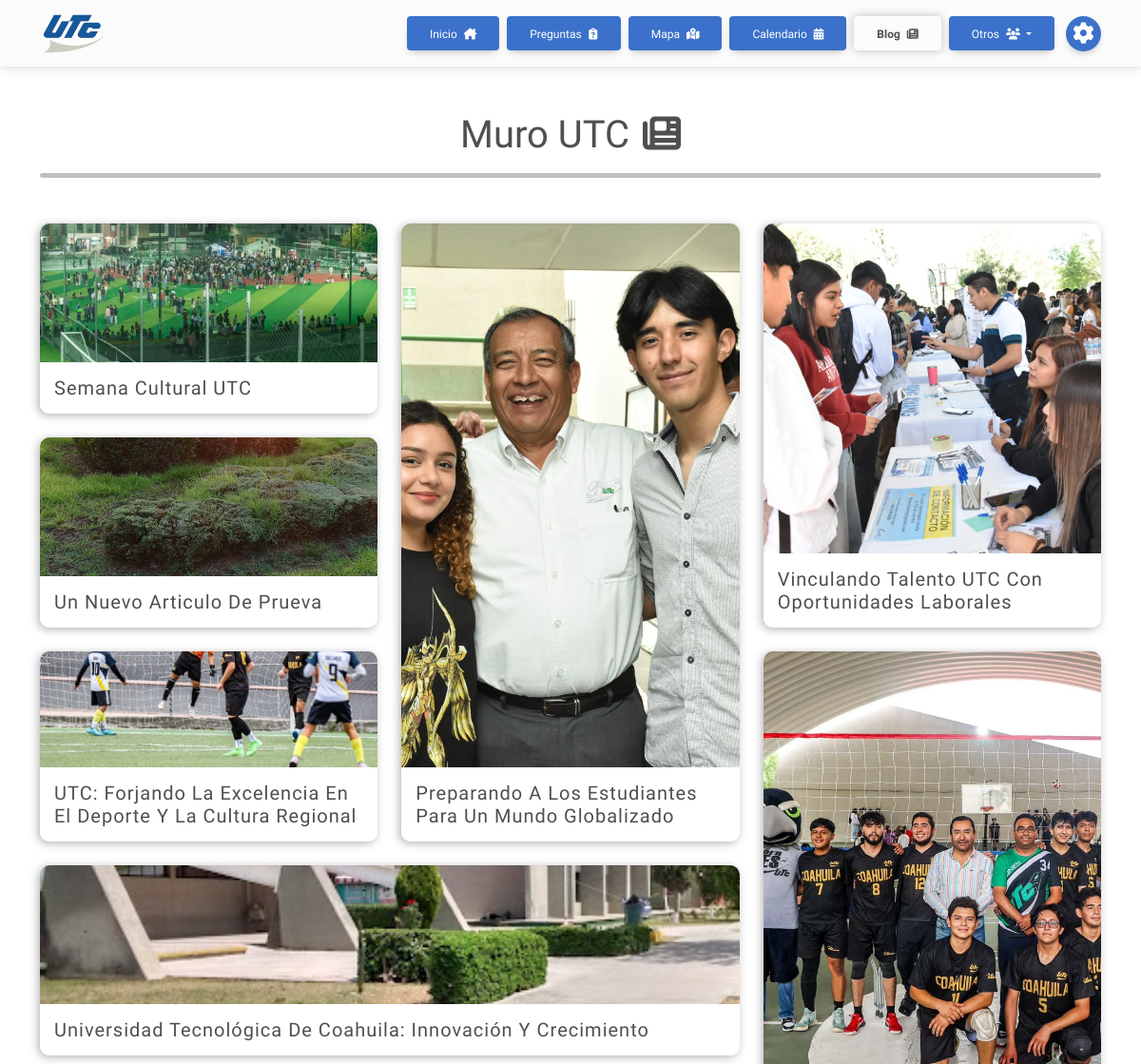
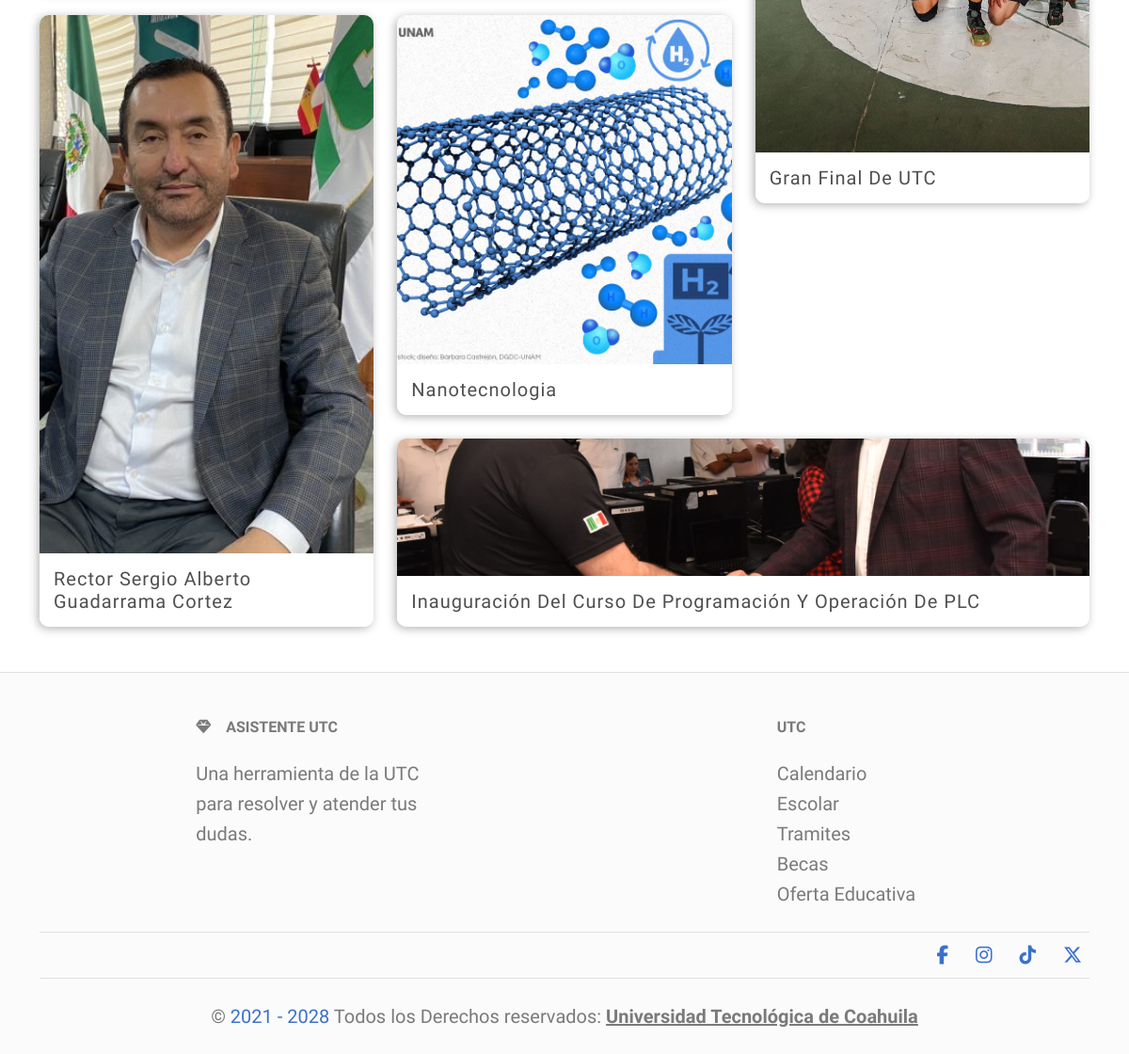
The app's page /blogs/ with its own data (2 pictures, top to bottom).
### cross_asistent/models.py (models this page shows, shortened)
class Articulos(models.Model):
    encabezado = models.ImageField(upload_to=set_imgBlog_path, max_length=120, blank=True, null=True)
    titulo = models.CharField(max_length=200)
    contenido = models.TextField()
    autor = models.CharField(max_length=100)
    creacion = models.DateField(auto_now_add=True)
    actualizacion = models.DateField(auto_now=True, blank=True, null=True)

class Configuraciones(models.Model):
    qr_image = models.ImageField(upload_to=set_conf_path, max_length=120)
    qr_button = models.BooleanField(default=True)
    redes_sociales = models.TextField(blank=True, null=True)
    copyright_year = models.CharField(max_length=50, default='2020')
    utc_link = models.TextField()
    calendar_btnsYear = models.BooleanField(default=True)
    about_img_first = models.ImageField(upload_to=set_conf_path, max_length=120)
    about_text_first = models.TextField()
    about_img_second = models.ImageField(upload_to=set_conf_path, max_length=120)
    about_text_second = models.TextField()

### cross_asistent/views.py (the view)
# urls.py: path('blogs/', views.blogs, name='blog'),
def blogs(request):
    if not request.user.is_staff:
        logout(request)
    configuraciones = obtener_configuraciones()
    blogs = models.Articulos.objects.all().order_by('-id')
    blogs_modificados = []
    for oneblog in blogs:
        imagen_url = oneblog.encabezado
        if not imagen_url == '':
            img = oneblog.encabezado.url
            imgClass = 'item_img-url'
        else:
            img = '/static/img/default_image.webp'
            imgClass = 'item_title-full'
        blogs_modificados.append({
            'id': oneblog.id,
            'titulo': oneblog.titulo,
            'autor': oneblog.autor,
            'imagen': img,
            'class': imgClass,
        })
    return render(request, 'blogs_all.html', {
        'blogs_all': blogs_modificados,
        'active_page': 'blog',
        **configuraciones
    })

### cross_asistent/views.py (called while the page is built)
def obtener_configuraciones():
    for oneconfig in settingsall:
        return {
            'copyright_settings': oneconfig.copyright_year,
            'website_settings': oneconfig.utc_link,
            'calendar_btns_year': getattr(oneconfig, 'calendar_btnsYear', None),
            'about_imgfirst': getattr(oneconfig, 'about_img_first', None),
            'about_textfirst': getattr(oneconfig, 'about_text_first', None),
            'about_imgsecond': getattr(oneconfig, 'about_img_second', None),
            'about_textsecond': getattr(oneconfig, 'about_text_second', None),
        }
    return {}

### cross_asistent/templates/blogs_all.html (shortened to what this page needs)
{% extends 'base/widget.html' %}
{% load static %}
{% block content %}
<main class="container container-fluid py-5">
    <div class="mb-5">
        <h1 class="text-center">Muro UTC <i class="fa-solid fa-newspaper ms-1"></i></h1>
        <hr class="hr_divisor mx-4 mx-md-0" />
    </div>
    {% if blogs_all %}
    <div class="grid-system grid-auto_size">
        {% for blog in blogs_all %}
        <a href="{% url 'mostrar_blog' blog.id %}" class="grid-item {{blog.class}}">
            <img src="{{blog.imagen}}" alt="{{blog.titulo}}" loading="lazy">
            <div class="item__details">
                <div class="w-100">
                    <h5 class="m-0">{{blog.titulo}}</h5>
                </div>
            </div>
        </a>
        {% endfor %}
    </div>
    {% else %}
    <div class="text-center">
        <p class="lead">No hay blogs disponibles en este momento 😯. ¡Vuelve pronto para más actualizaciones!</p>
    </div>
    {% endif %}
</main>
{% include 'base/widget_footer.html' %}
{% endblock %}

### cross_asistent/templates/base/widget_footer.html
<footer class="text-center text-lg-start bg-body-tertiary text-muted border-top lead">
    <div class="container container-fluid">
        <section>
            <div class="text-center text-md-start mt-5">
                <div class="row mt-3">
                    <div class="col-md-3 col-lg-4 col-xl-3 mx-auto mb-4">
                        <h6 class="text-uppercase fw-bold mb-4"><i class="fas fa-gem me-3"></i>Asistente UTC</h6>
                        <p>Una herramienta de la UTC para resolver y atender tus dudas.</p>
                    </div>
                    <div class="col-md-2 col-lg-2 col-xl-2 mx-auto mb-4">
                        <h6 class="text-uppercase fw-bold mb-4">
                            UTC
                        </h6>
                        <div class="d-flex flex-column ">
                            <a href="{% url 'calendario' %}" class="text-reset">Calendario Escolar</a>
                            <a href="https://utc.edu.mx/index.php/t-escolares/" target="_blank" rel="noopener noreferrer" class="text-reset">Tramites</a>
                            <a href="https://utc.edu.mx/index.php/becas/" target="_blank" rel="noopener noreferrer" class="text-reset">Becas</a>
                            <a href="https://utc.edu.mx/index.php/322-2/" target="_blank" rel="noopener noreferrer" class="text-reset">Oferta Educativa</a>
                        </div>
                    </div>
                </div>
            </div>
        </section>
        <section class="d-flex justify-content-center justify-content-lg-end p-2 border-top border-bottom">
            <div class="text-center">
                <a href="https://www.facebook.com/UniversidadTecnologicadeCoahuila/" title="Facebook" target="_blank" rel="noopener noreferrer"
                    class="me-4 text-reset">
                    <i class="fab fa-facebook-f text_detail"></i>
                </a>
                <a href="https://www.instagram.com/utcoahuila/" title="Instagram" target="_blank" rel="noopener noreferrer" class="me-4 text-reset">
                    <i class="fab fa-instagram text_detail"></i>
                </a>
                <a href="https://www.tiktok.com/@utdecoahuila" title="Tiktok" target="_blank" rel="noopener noreferrer" class="me-4 text-reset">
                    <i class="fa-brands fa-tiktok text_detail"></i>
                </a>
                <a href="https://x.com/utcoahuila" title="Twitter X" target="_blank" rel="noopener noreferrer" class="text-reset">
                    <i class="fa-brands fa-x-twitter text_detail"></i>
                </a>
            </div>
        </section>
        <div class="text-center p-4">
            © <span class="text_detail">{{copyright_settings}}</span> Todos los Derechos reservados:
            <a class="text-reset fw-bold text-decoration-underline" href="{{website_settings}}" target="_blank" rel="noopener noreferrer">Universidad
                Tecnológica de Coahuila</a>
        </div>
    </div>
</footer>

### cross_asistent/static/css/styles.css (style rules this page uses)
*, *:before, *:after { padding: 0; margin: 0; box-sizing: border-box; font-family: inherit; scrollbar-width: thin; }
:root { --var-white: #fff; --var-bg-white: #fff; --var-secondary: #c2c2c2; --img-filter: hue-rotate(60deg) saturate(120%); --gradient_blue: linear-gradient(135deg, #3b71ca, #0f2755); --gradient_green: linear-gradient(135deg, #02913c, #04422f); --gradient_purple: linear-gradient(135deg, #723bca, #2a085a); --gradient_orange: linear-gradient(135deg, #d29c15, #dc4817); --gradient_blue-purple: linear-gradient(135deg, #1dedc3, #5b0ed8); --whiteA: rgba(255, 255, 255, 0); --whiteA1: rgba(255, 255, 255, 0.1); --whiteA2: rgba(255, 255, 255, 0.2); --whiteA3: rgba(255, 255, 255, 0.3); --whiteA4: rgba(255, 255, 255, 0.4); --whiteA5: rgba(255, 255, 255, 0.5); --whiteA6: rgba(255, 255, 255, 0.6); --whiteA7: rgba(255, 255, 255, 0.7); --whiteA8: rgba(255, 255, 255, 0.8); --whiteA9: rgba(255, 255, 255, 0.9); --darkA: rgba(0, 0, 0, 0); --darkA1: rgba(0, 0, 0, 0.1); --darkA2: rgba(0, 0, 0, 0.2); --darkA3: rgba(0, 0, 0, 0.3); --darkA4: rgba(0, 0, 0, 0.4); --darkA5: rgba(0, 0, 0, 0.5); --darkA6: rgba(0, 0, 0, 0.6); --darkA7: rgba(0, 0, 0, 0.7); --darkA8: rgba(0, 0, 0, 0.8); --darkA9: rgba(0, 0, 0, 0.9); --ft1: Century Gothic, Helvetica, sans-serif; --ft2: "Comfortaa", Helvetica, sans-serif; --transitionEase: 0.3s all ease; --transitionCubic: 0.3s all cubic-bezier(0.68, -0.55, 0.27, 1.55); --transitionCubicVal: cubic-bezier(0.68, -0.55, 0.27, 1.55); --border-input_items: 2px solid var(--var-white); --border-radius: 8px; --nav_height: 70px; --full_page: calc(100vh - var(--nav_height)); }
[data-color_prefer="blue"] { --var-detail: #3b71ca; --var-detail_flat: var(--var-detail); --fc-button-bg-color: var(--var-detail); --fc-button-border-color: var(--var-detail); --fc-button-hover-bg-color: #274b85; --fc-button-active-bg-color: #274b85; --fc-button-active-border-color: #274b85; accent-color: var(--var-detail_flat); }
html, body { min-height: 100vh; width: 100%; font-family: var(--ft2); scroll-behavior: smooth; position: relative; overflow-x: hidden !important; padding: 0 !important; margin: 0 !important; }
a { text-decoration: none; color: inherit; }
i.fa-solid { min-width: 10px; }
main { width: 100%; min-height: 80vh; position: relative; }
.hr_divisor { border: none; height: 5px; border-radius: 5px; background-color: black; background: black; }
.text_detail { color: var(--var-detail_flat); }
.grid-system { display: grid; grid-gap: 25px; grid-template-columns: repeat(auto-fit, minmax(300px, 1fr)); grid-auto-rows: 260px; grid-auto-flow: row dense; }
.grid-item { position: relative; overflow: hidden; display: flex; flex-direction: column; justify-content: flex-end; grid-column-start: auto; grid-row-start: auto; background-size: cover; box-sizing: border-box; background-position: center; background-repeat: no-repeat; border-radius: 10px; box-shadow: -2px 2px 10px 0px rgba(68, 68, 68, 0.4); transition: all 0.3s ease-in-out; counter-increment: grid-item-counter; }
@media screen and (min-width: 661px) { .grid-system { grid-auto-rows: 200px; } }
.grid-item .item__details, .grid-item .item__details-count { display: flex; align-items: center; height: auto; padding: 15px; width: 100%; background: var(--mdb-surface-bg); color: var(--mdb-surface-color); text-transform: capitalize; letter-spacing: 1px; transition: all 0.2s ease-in-out; }
.grid-item.item_img-url { background-image: var(--item_img); }
.grid-item.item_img-url img { object-fit: cover; width: auto; height: 100%; }
.grid-system.grid-auto_size .grid-item:nth-of-type(3n) { grid-row-end: span 2; }
.grid-system.grid-auto_size .grid-item:nth-of-type(5n) { grid-row-end: auto; grid-column-end: auto; }
.grid-system.grid-auto_size .grid-item:nth-of-type(2n), .grid-system.grid-auto_size .grid-item:nth-of-type(6n) { grid-row-end: span 3; }
.grid-system.grid-auto_size .grid-item:nth-of-type(4n) { grid-row-end: span 1; }
.grid-system.grid-auto_size .grid-item:nth-of-type(8n) { grid-row-end: span 3; }
.grid-system.grid-auto_size .grid-item:nth-of-type(10n) { grid-row-end: span 1; }
@media screen and (min-width: 661px) { .grid-system.grid-auto_size .grid-item:nth-of-type(10n) { grid-column-end: span 1; } }
@media screen and (min-width: 768px) { .grid-system.grid-auto_size .grid-item:nth-of-type(5n) { grid-column-end: span 2; } }

### records on screen
Articulos: titulo "Semana Cultural UTC"
Articulos: titulo "Preparando A Los Estudiantes Para Un Mundo Globalizado"
Articulos: titulo "Vinculando Talento UTC Con Oportunidades Laborales"
Articulos: titulo "Un Nuevo Articulo De Prueva"
Articulos: titulo "Universidad Tecnológica De Coahuila: Innovación Y Crecimiento"
Articulos: titulo "Gran Final De UTC"
Articulos: titulo "UTC: Forjando La Excelencia En El Deporte Y La Cultura Regional"
Articulos: titulo "Rector Sergio Alberto Guadarrama Cortez"
Articulos: titulo "Nanotecnologia"
Articulos: titulo "Inauguración Del Curso De Programación Y Operación De PLC"
Configuraciones: copyright_year "2021 - 2028"
